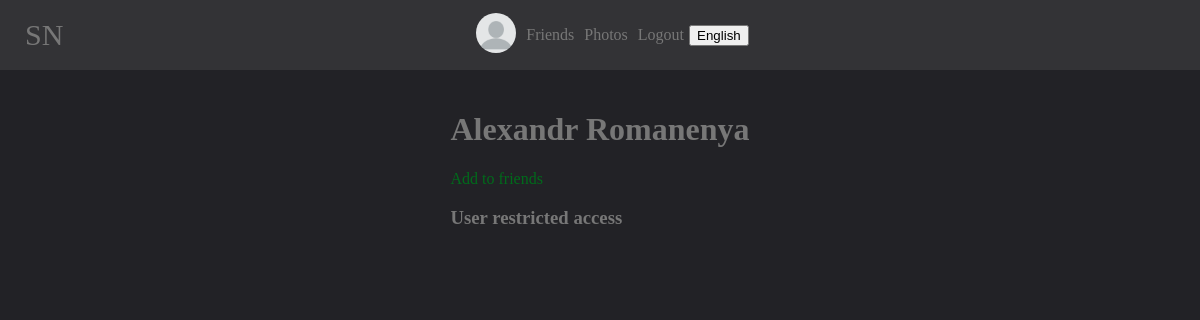
Page /zovenor (signed in) on the earlier database version.
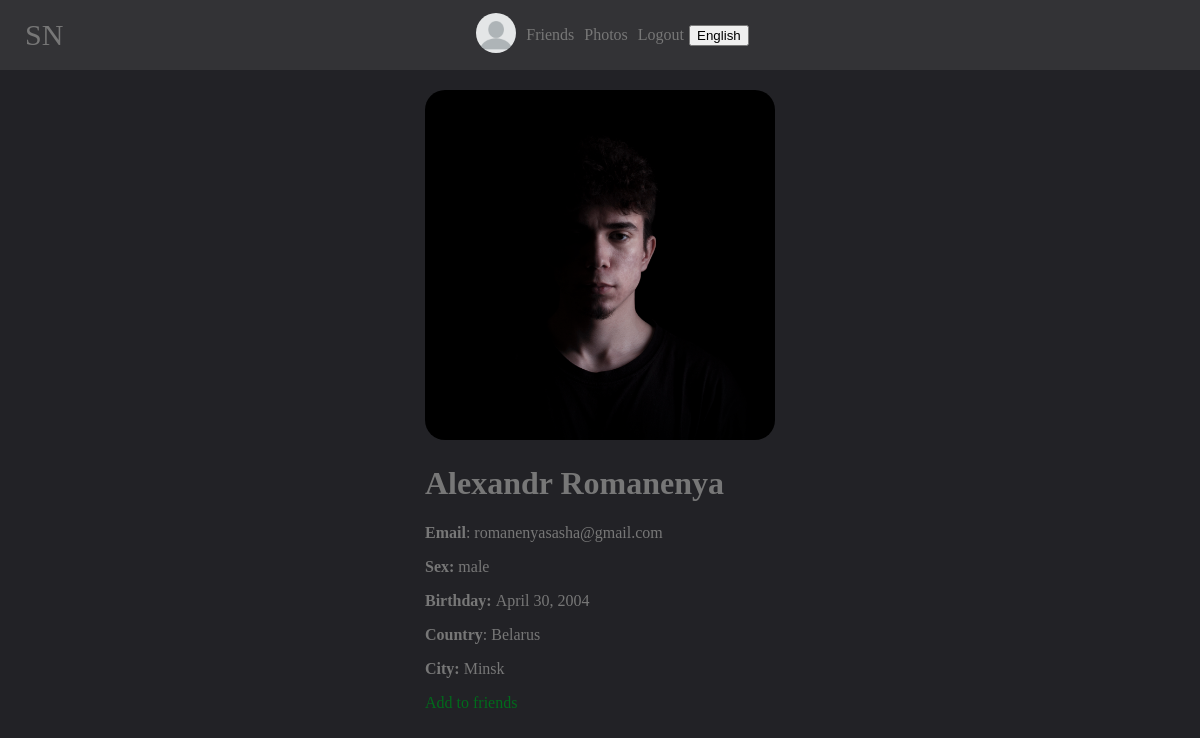
Same page on the later database version.
### mainpage/models.py (models this page shows, shortened)
class UserDetail(models.Model):
    user = models.ForeignKey(User, on_delete=models.CASCADE)
    age = models.DateField(null=True, blank=True)
    photo = models.ForeignKey(Photo, on_delete=models.SET_NULL, null=True, blank=True)
    permissions = models.CharField(max_length=10, default="public")
    country = models.CharField(max_length=100, null=True, blank=True)
    city = models.CharField(max_length=100, null=True, blank=True)
    sex = models.CharField(max_length=10, choices=(('male', 'male'), ('female', 'female'), ('None', 'None')),
                           default=('None', 'None'))
    def get_photo(self):
        if self.photo:
            return self.photo
        else:
            return settings.STATIC_URL + "/mainpage/img/user.png"

class Photo(models.Model):
    photo = models.ImageField(upload_to='photos')
    date = models.DateTimeField(auto_now=True)
    user = models.ForeignKey(User, on_delete=models.SET_NULL, null=True)
    permissions = models.CharField(max_length=10, default="public")
    def __str__(self):
        return self.photo.url

### mainpage/views.py (the view)
# urls.py: path('<str:username>', views.AccountView.as_view()),
class AccountView(View):
    def get(self, request, username):
        return AccountIDView.get(self, request, username=username)

### mainpage/views.py (called while the page is built)
def base(func):
    def wrapper(self, request, content={}, *args, **kwargs):
        if request.user.is_authenticated:
            content.update({'your_user': UserDetail.objects.get(user=request.user)})
        return func(self, request, content=content, **kwargs)
    return wrapper

def get_sex(request, sex):
    if sex == 'male':
        return get_wordlist(request).Account.sex_names['male']
    elif sex == 'female':
        return get_wordlist(request).Account.sex_names['female']
    else:
        return get_wordlist(request).Account.sex_names['none']

def get_wordlist(request):
    langs_list = {
        'en': langs.EN,
        'ru': langs.RU,
    }
    if 'lang' in request.COOKIES:
        lang = request.COOKIES['lang']
        try:
            return langs_list[lang]
        except:
            return langs_list['en']
    else:
        return langs_list['en']

### mainpage/templates/mainpage/account.html (shortened to what this page needs)
{% extends 'mainpage/base.html' %}
{% load static %}
{% block content %}
    <link rel="stylesheet" href="{% static 'mainpage/account.css' %}">
    <div class="account">
        {% if permissions != "closed" %}
            {% if user_view.photo %}
                <img class="account_photo" src="{{ user_view.photo }}">
            {% else %}
                <img class="account_photo" src="{% static 'mainpage/img/user.png' %}">
            {% endif %}
        {% endif %}
        {% if edit_permissions == False %}
            <h1>{{ user_view.user.first_name }} {{ user_view.user.last_name }}</h1>
            {% if permissions != 'closed' %}
                <p><b>{{ list.email }}</b>: {{ user_view.user.email }}</p>
                <p><b>{{ list.sex }}: </b>{{ get_sex }}</p>
                <p><b>{{ list.age }}: </b>{{ user_view.age }}</p>
                <p><b>{{ list.country }}</b>: {{ user_view.country }}</p>
                <p><b>{{ list.city }}: </b>{{ user_view.city }}</p>
                {% if user.is_authenticated %}
                    {% if user.id != user_view.user.id %}
                        {{ user_to_user|safe }}
                    {% endif %}
                {% endif %}
            {% else %}
                {% if user.is_authenticated %}
                    {% if user.id != user_view.user.id %}
                        {{ user_to_user|safe }}
                    {% endif %}
                {% endif %}
                <h3>{{ list.permissions }}</h3>
            {% endif %}
        {% endif %}
    </div>
{% endblock %}

Differences in the rows shown:
changed UserDetail "Alexandr": user.email (not shown) → "romanenyasasha@gmail.com"; sex (not shown) → "male"; age (not shown) → "April 30, 2004"; country (not shown) → "Belarus"; city (not shown) → "Minsk"
Other differences:
{{ list.email }}: (not shown) → "Email"
{{ list.sex }}: (not shown) → "Sex"
{{ list.age }}: (not shown) → "Birthday"
{{ list.country }}: (not shown) → "Country"
{{ list.city }}: (not shown) → "City"
{{ user_to_user|safe }}: (not shown) → "Add to friends"
{{ user_to_user|safe }}: "Add to friends" → (not shown)
{{ list.permissions }}: "User restricted access" → (not shown)
